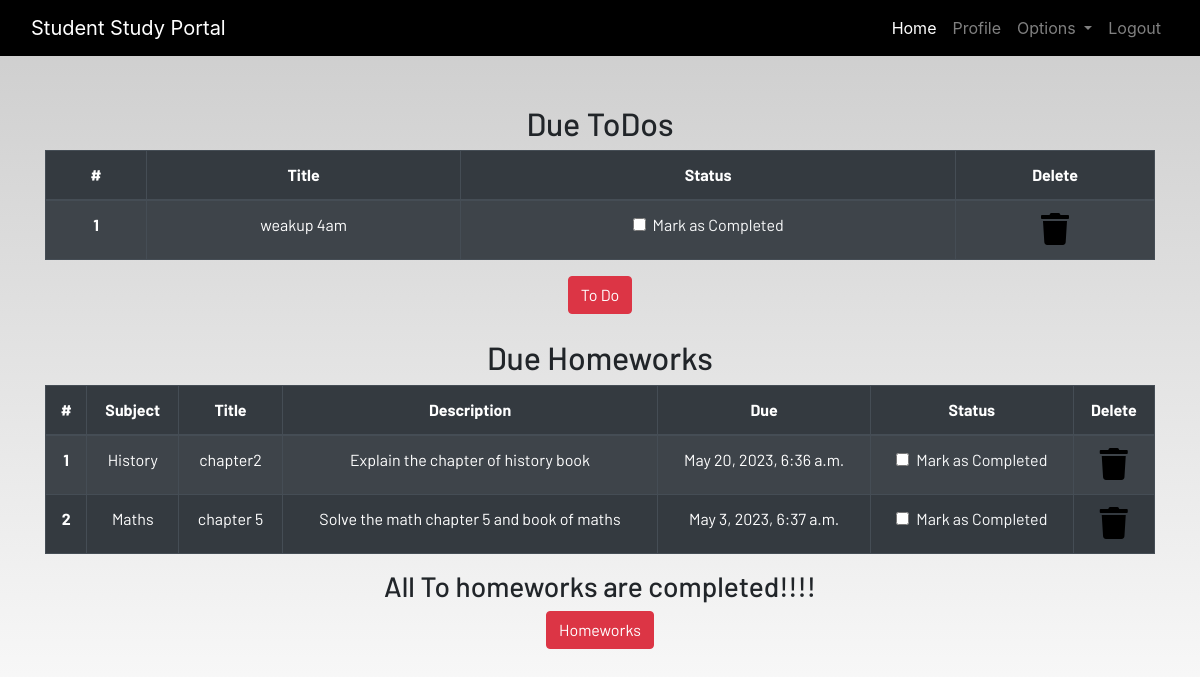
/profile/ (signed in), run on the app's committed database.
### dashboard/models.py (models this page shows, shortened)
class Todo(models.Model):
    user = models.ForeignKey(User, on_delete=models.CASCADE)
    title = models.CharField(max_length=100)
    is_finished = models.BooleanField(default=False)

class Homework(models.Model):
    user = models.ForeignKey(User, on_delete=models.CASCADE)
    subject = models.CharField(max_length=50)
    title = models.CharField(max_length=100)
    description = models.TextField()
    due = models.DateTimeField()
    is_finished = models.BooleanField(default=False)

### dashboard/views.py (the view)
# urls.py: path('profile/', dash_views.profile, name='profile'),
@login_required
def profile(request):
    homeworks = Homework.objects.filter(is_finished=False, user=request.user)
    todos = Todo.objects.filter(is_finished=False, user=request.user)
    if len(homeworks) == 0:
        homework_done = True
    else:
        homework_done = False
    if len(todos) == 0:
        todos_done = True
    else:
        todos_done = False
    context ={
        'homeworks':homeworks,
        'todos':todos,
        'homework_done':homework_done,
        'todos_done':todos_done
    }
    return render(request, 'dashboard/profile.html', context)

### dashboard/templates/dashboard/profile.html
{% extends 'dashboard/base.html' %}
{% load static %}
{% block content %}
<section class="text-center">
    <div class="container">
{% if not todos_done %}
        <h2>Due ToDos</h2>
        <table class="table table-striped table-bordered table-hover table-dark">
            <thead>
                <tr>
                    <th scope="col">#</th>
                    <th scope="col">Title</th>
                    <th scope="col">Status</th>
                    <th scope="col">Delete</th>
                </tr>
            </thead>
            <tbody>
            {% for todo in todos %}
                <tr>
                    <th scope="row">{{forloop.counter}}</th>
                    <td>{{todo.title}}</td>
                    <td>
                        <a href="{% url 'update-todo' todo.id %}">
                            <div class="form-check">
                                {% if todo.is_finished == True %}
                                <input class="form-check-input" type="checkbox" value="" checked>
                                {% else %}
                                <input class="form-check-input" type="checkbox" value="">
                                {% endif %}
                                <label class="form-check-label text-light" for="flexCheckDefault">
                                    Mark as Completed
                                </label>
                            </div>
                        </a>
                    </td>
                    <td><a href="{% url 'delete-todo' todo.id %}"><i class="fa fa-trash fa-2x"></i></a></td>
                </tr>
            {% endfor %}
            </tbody>
        </table>
    {% else %}
        <h3>All To dos are completed!!!!</h3>
{% endif %}
        <a href="{% url 'todo' %}" class="btn btn-danger">To Do</a>
        <br><br>
{% if not homework_done %}
        <h2>Due Homeworks</h2>
        <table class="table table-striped table-bordered table-hover table-dark">
            <thead>
                <tr>
                    <th scope="col">#</th>
                    <th scope="col">Subject</th>
                    <th scope="col">Title</th>
                    <th scope="col">Description</th>
                    <th scope="col">Due</th>
                    <th scope="col">Status</th>
                    <th scope="col">Delete</th>
                </tr>
            </thead>
            <tbody>
            {% for homework in homeworks %}
                <tr>
                    <th scope="row">{{forloop.counter}}</th>
                    <td>{{homework.subject}}</td>
                    <td>{{homework.title}}</td>
                    <td>{{homework.description}}</td>
                    <td>{{homework.due}}</td>
                    <td>
                        <a href="{% url 'update-homework' homework.id %}">
                            <div class="form-check">
                                {% if homework.is_finished == True %}
                                <input class="form-check-input" type="checkbox" value="" checked>
                                {% else %}
                                <input class="form-check-input" type="checkbox" value="">
                                {% endif %}
                                <label class="form-check-label text-light" for="flexCheckDefault">
                                    Mark as Completed
                                </label>
                            </div>
                        </a>
                    </td>
                    <td><a href="{% url 'delete-homework' homework.id %}"><i class="fa fa-trash fa-2x"></i></a></td>
                </tr>
            {% endfor %}
            </tbody>
        </table>
        <h3>All To homeworks are completed!!!!</h3>
{% endif %}
        <a href="{% url 'homework' %}" class="btn btn-danger">Homeworks</a>
    </div>
</section>
{% endblock content %}

### dashboard/templates/dashboard/base.html (shortened to what this page needs)
<!DOCTYPE html>
{% load static %}
<html lang="en">
<head>
  <link rel="stylesheet" href="https://stackpath.bootstrapcdn.com/bootstrap/4.3.1/css/bootstrap.min.css"
 />
  <link rel="stylesheet" href="https://use.fontawesome.com/releases/v5.7.2/css/all.css"
 />
  <link rel="stylesheet" href="{% static 'css/main.css' %}" />
</head>
<body>
  <header>
    <nav class="navbar navbar-expand-lg navbar-dark bg-dark">
      <div class="container-fluid">
        <a class="navbar-brand" href="{% url 'home' %}">Student Study Portal</a>
        <div class="collapse navbar-collapse justify-content-end" id="navbarSupportedContent">
          <ul class="navbar-nav mb-2 mb-lg-0">
            <li class="nav-item">
              <a class="nav-link active" aria-current="page" href="{% url 'home' %}">Home</a>
            </li>
            {% if user.is_authenticated %}
            <li class="nav-item">
              <a class="nav-link" href="{% url 'profile' %}">Profile</a>
            </li>
            <li class="nav-item dropdown">
              <a class="nav-link dropdown-toggle" href="#" id="navbarDropdown" role="button" data-toggle="dropdown"
                aria-haspopup="true" aria-expanded="false">
                Options
              </a>
            </li>
            <li class="nav-item">
              <a class="nav-link" href="{% url 'logout' %}">Logout</a>
            </li>
            {% endif %}
          </ul>
        </div>
      </div>
    </nav>
  </header>
  <br /><br />
  <main>
    {% block content %}
    {% endblock content %}
  </main>
</body>
</html>

### static/css/main.css (style rules this page uses)
html { scroll-behavior: smooth; height: 100%; width: 100%; }
main { font-family: Barlow, Quicksand, Rubik, sans-serif, serif, 'Times New Roman', Times, serif !important; }
.navbar { background-color: rgb(0, 0, 0) !important; }
a { text-decoration: none !important; color: black; }
html, body { max-width: 100%; overflow-x: hidden; height: 100%; width: 100%; }
body { background: linear-gradient(rgba(0, 0, 0, 0.2), rgba(255, 255, 255, 0.5)); overflow-x: hidden; background-repeat: no-repeat; }
.fa { color: black; }

### data on the page
Todo: title "weakup 4am"
Homework: subject "History", title "chapter2", description "Explain the chapter of history book", due "May 20, 2023, 6:36 a.m."
Homework: subject "Maths", title "chapter 5", description "Solve the math chapter 5 and book of maths", due "May 3, 2023, 6:37 a.m."
